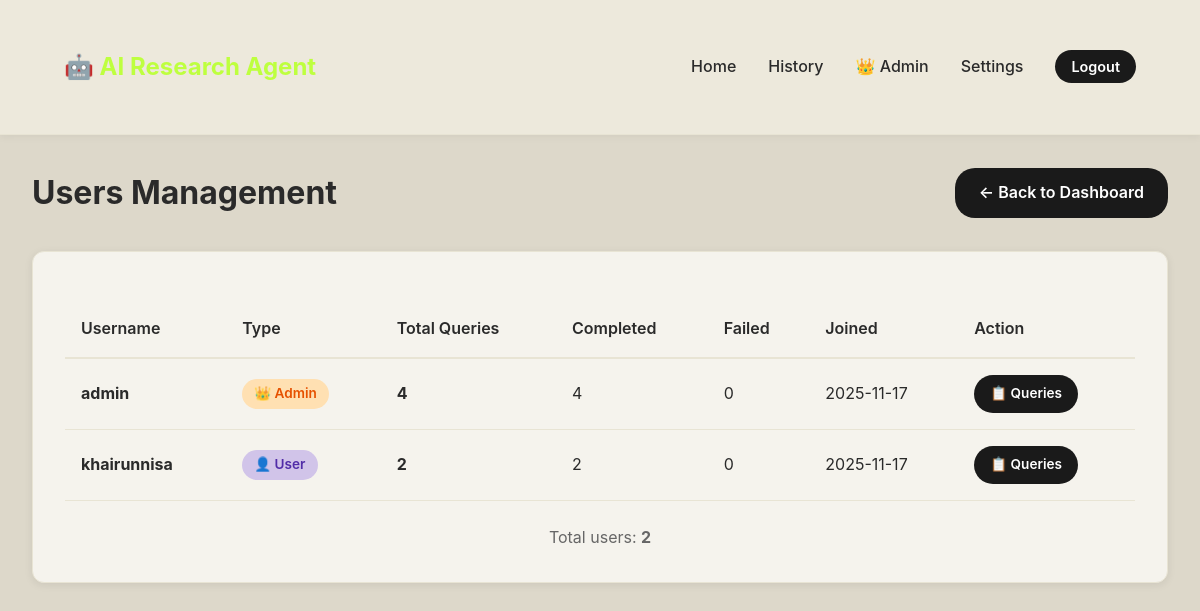
Before: /admin/users (signed in) with the older database file.
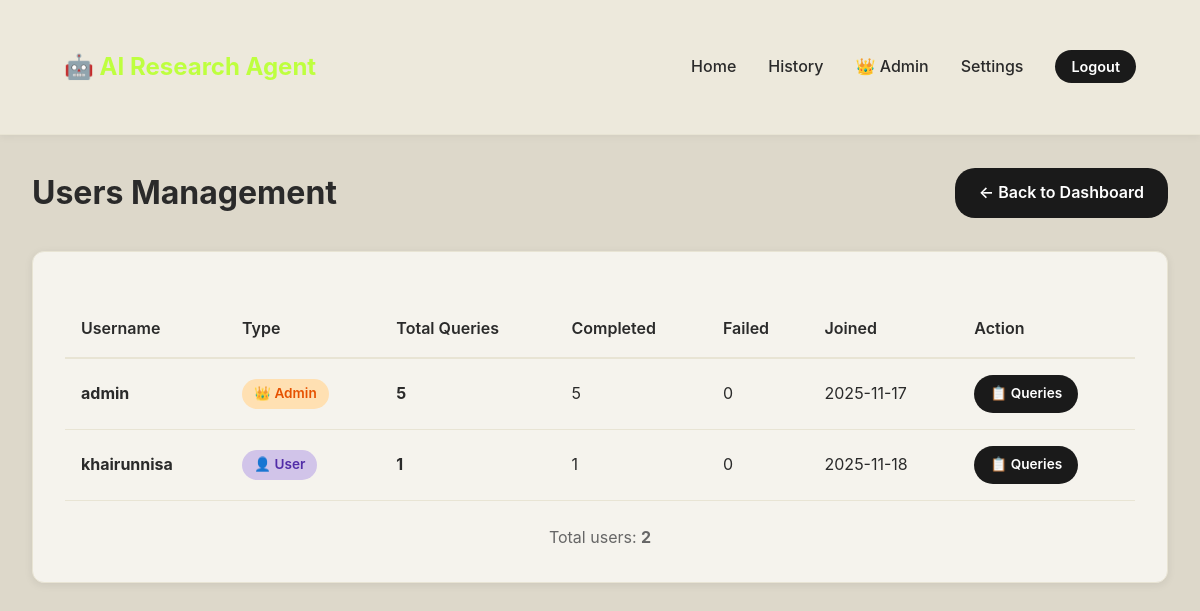
After: the same page with the newer database file.
### app.py (models this page shows, shortened)
class User(db.Model):
    id = db.Column(db.Integer, primary_key=True)
    username = db.Column(db.String(120), unique=True, nullable=False)
    password = db.Column(db.String(255), nullable=False)
    is_admin = db.Column(db.Boolean, default=False)
    created_at = db.Column(db.DateTime, default=datetime.utcnow)

### app.py (the view)
@app.route('/admin/users')
@admin_required
def admin_users():
    page = request.args.get('page', 1, type=int)
    users = User.query.paginate(page=page, per_page=10)
    return render_template('admin/users.html', users=users)

### app.py (called while the page is built)
@app.before_request
def make_session_permanent():
    session.permanent = True
    app.permanent_session_lifetime = timedelta(days=7)

def admin_required(f):
    @wraps(f)
    def decorated_function(*args, **kwargs):
        if 'user_id' not in session:
            flash('Please log in first', 'error')
            return redirect(url_for('login'))
        user = User.query.get(session['user_id'])
        if not user or not user.is_admin:
            flash('Admin access required', 'error')
            return redirect(url_for('index'))
        return f(*args, **kwargs)
    return decorated_function

### templates/admin/users.html (shortened to what this page needs)
{% extends "base.html" %}
{% block content %}
<div class="container">
    <div style="display: flex; justify-content: space-between; align-items: center; margin-bottom: 2rem;">
        <h1 style="color: var(--text-primary);">Users Management</h1>
        <a href="{{ url_for('admin_dashboard') }}" class="btn btn-secondary">← Back to Dashboard</a>
    </div>
    <div class="card">
        {% if users.items %}
        <table>
            <thead>
                <tr>
                    <th>Username</th>
                    <th>Type</th>
                    <th>Total Queries</th>
                    <th>Completed</th>
                    <th>Failed</th>
                    <th>Joined</th>
                    <th>Action</th>
                </tr>
            </thead>
            <tbody>
                {% for user in users.items %}
                <tr>
                    <td><strong>{{ user.username }}</strong></td>
                    <td>
                        {% if user.is_admin %}
                            <span class="badge badge-warning">👑 Admin</span>
                        {% else %}
                            <span class="badge badge-primary">👤 User</span>
                        {% endif %}
                    </td>
                    <td>
                        <strong>{{ user.queries|list|length }}</strong>
                    </td>
                    <td>
                        {{ user.queries|selectattr('status', 'equalto', 'completed')|list|length }}
                    </td>
                    <td>
                        {{ user.queries|selectattr('status', 'equalto', 'failed')|list|length }}
                    </td>
                    <td>{{ user.created_at.strftime('%Y-%m-%d') }}</td>
                    <td>
                        <div class="admin-actions">
                            <a href="{{ url_for('admin_user_queries', user_id=user.id) }}" class="btn btn-secondary">📋 Queries</a>
                        </div>
                    </td>
                </tr>
                {% endfor %}
            </tbody>
        </table>
        <p style="text-align: center; margin-top: 1.5rem; color: var(--text-secondary);">
            Total users: <strong>{{ users.total }}</strong>
        </p>
        {% else %}
        <p style="text-align: center; padding: 2rem; color: var(--text-secondary);">
            No users found.
        </p>
        {% endif %}
    </div>
</div>
{% endblock %}

Changed rows visible on the page:
computed for User "admin": queries|list "4" → "5"; queries|selectattr "4" → "5"
changed User "khairunnisa": queries|list "2" → "1"; queries|selectattr "2" → "1"; created_at "2025-11-17" → "2025-11-18"
